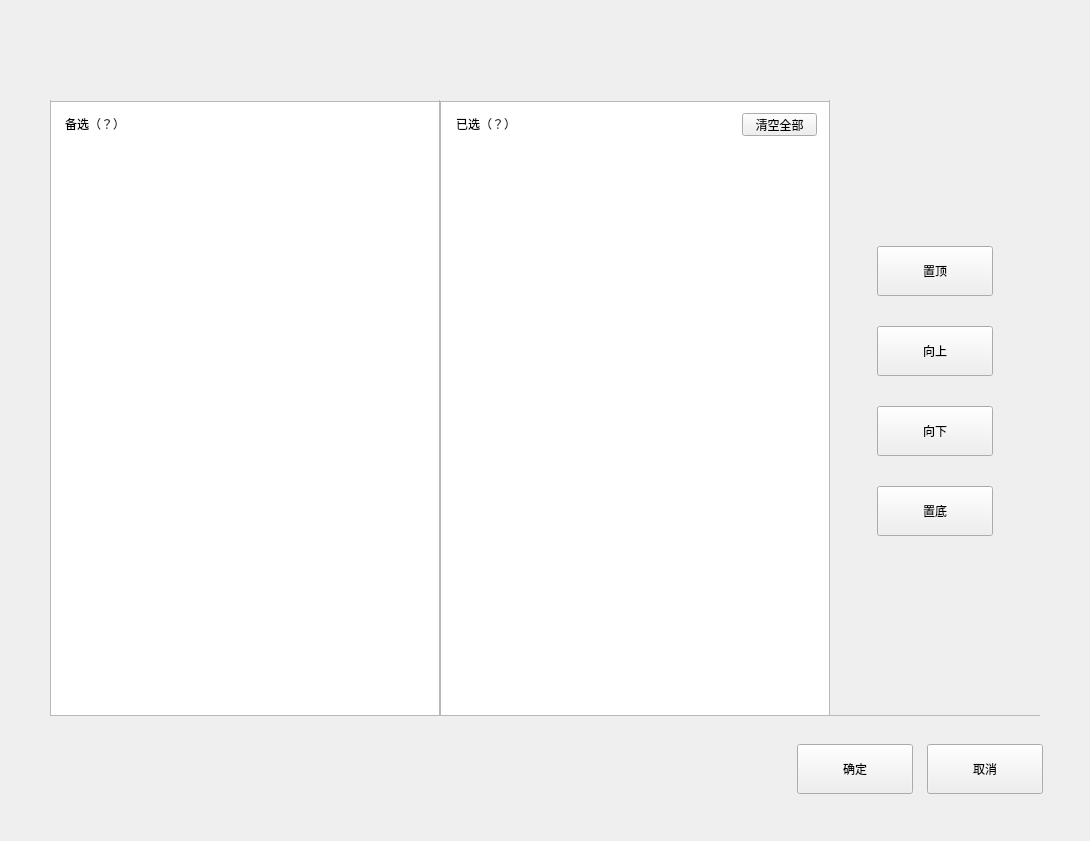
<?xml version="1.0" encoding="UTF-8"?>
<ui version="4.0">
 <class>functionConfigDlg</class>
 <widget class="BaseDlg" name="functionConfigDlg">
  <property name="geometry">
   <rect>
    <x>0</x>
    <y>0</y>
    <width>1090</width>
    <height>841</height>
   </rect>
  </property>
  <property name="windowTitle">
   <string notr="true">functionConfigDlg</string>
  </property>
  <property name="t" stdset="0">
   <string notr="true">tt</string>
  </property>
  <widget class="QPushButton" name="cancel_btn">
   <property name="geometry">
    <rect>
     <x>927</x>
     <y>744</y>
     <width>116</width>
     <height>50</height>
    </rect>
   </property>
   <property name="minimumSize">
    <size>
     <width>0</width>
     <height>0</height>
    </size>
   </property>
   <property name="text">
    <string>取消</string>
   </property>
   <property name="buttons" stdset="0">
    <string notr="true">btn_dlg</string>
   </property>
  </widget>
  <widget class="QPushButton" name="save_btn">
   <property name="geometry">
    <rect>
     <x>797</x>
     <y>744</y>
     <width>116</width>
     <height>50</height>
    </rect>
   </property>
   <property name="minimumSize">
    <size>
     <width>0</width>
     <height>0</height>
    </size>
   </property>
   <property name="text">
    <string>确定</string>
   </property>
   <property name="buttons" stdset="0">
    <string notr="true">btn_dlg</string>
   </property>
  </widget>
  <widget class="QWidget" name="sub_widget" native="true">
   <property name="enabled">
    <bool>true</bool>
   </property>
   <property name="geometry">
    <rect>
     <x>50</x>
     <y>100</y>
     <width>990</width>
     <height>616</height>
    </rect>
   </property>
   <property name="minimumSize">
    <size>
     <width>0</width>
     <height>600</height>
    </size>
   </property>
   <property name="borders" stdset="0">
    <string notr="true">all</string>
   </property>
   <widget class="QTableView" name="tableView_left">
    <property name="geometry">
     <rect>
      <x>0</x>
      <y>1</y>
      <width>390</width>
      <height>615</height>
     </rect>
    </property>
    <property name="verticalScrollBarPolicy">
     <enum>Qt::ScrollBarAsNeeded</enum>
    </property>
    <property name="editTriggers">
     <set>QAbstractItemView::NoEditTriggers</set>
    </property>
    <property name="selectionMode">
     <enum>QAbstractItemView::SingleSelection</enum>
    </property>
    <property name="selectionBehavior">
     <enum>QAbstractItemView::SelectRows</enum>
    </property>
    <property name="showGrid">
     <bool>false</bool>
    </property>
    <attribute name="horizontalHeaderDefaultSectionSize">
     <number>44</number>
    </attribute>
    <attribute name="horizontalHeaderMinimumSectionSize">
     <number>44</number>
    </attribute>
    <attribute name="horizontalHeaderStretchLastSection">
     <bool>true</bool>
    </attribute>
    <attribute name="verticalHeaderVisible">
     <bool>false</bool>
    </attribute>
    <attribute name="verticalHeaderDefaultSectionSize">
     <number>44</number>
    </attribute>
   </widget>
   <widget class="QWidget" name="widget" native="true">
    <property name="geometry">
     <rect>
      <x>827</x>
      <y>146</y>
      <width>118</width>
      <height>421</height>
     </rect>
    </property>
    <layout class="QVBoxLayout" name="verticalLayout">
     <property name="spacing">
      <number>30</number>
     </property>
     <property name="leftMargin">
      <number>0</number>
     </property>
     <property name="topMargin">
      <number>0</number>
     </property>
     <property name="rightMargin">
      <number>0</number>
     </property>
     <property name="bottomMargin">
      <number>0</number>
     </property>
     <item>
      <widget class="QPushButton" name="top_btn">
       <property name="minimumSize">
        <size>
         <width>116</width>
         <height>50</height>
        </size>
       </property>
       <property name="maximumSize">
        <size>
         <width>116</width>
         <height>50</height>
        </size>
       </property>
       <property name="text">
        <string>置顶</string>
       </property>
       <property name="buttons" stdset="0">
        <string notr="true">btn_dlg</string>
       </property>
      </widget>
     </item>
     <item>
      <widget class="QPushButton" name="up_btn">
       <property name="minimumSize">
        <size>
         <width>116</width>
         <height>50</height>
        </size>
       </property>
       <property name="maximumSize">
        <size>
         <width>116</width>
         <height>50</height>
        </size>
       </property>
       <property name="text">
        <string>向上</string>
       </property>
       <property name="buttons" stdset="0">
        <string notr="true">btn_dlg</string>
       </property>
      </widget>
     </item>
     <item>
      <widget class="QPushButton" name="down_btn">
       <property name="minimumSize">
        <size>
         <width>116</width>
         <height>50</height>
        </size>
       </property>
       <property name="maximumSize">
        <size>
         <width>116</width>
         <height>50</height>
        </size>
       </property>
       <property name="text">
        <string>向下</string>
       </property>
       <property name="buttons" stdset="0">
        <string notr="true">btn_dlg</string>
       </property>
      </widget>
     </item>
     <item>
      <widget class="QPushButton" name="bottom_btn">
       <property name="minimumSize">
        <size>
         <width>116</width>
         <height>50</height>
        </size>
       </property>
       <property name="maximumSize">
        <size>
         <width>116</width>
         <height>50</height>
        </size>
       </property>
       <property name="text">
        <string>置底</string>
       </property>
       <property name="buttons" stdset="0">
        <string notr="true">btn_dlg</string>
       </property>
      </widget>
     </item>
     <item>
      <spacer name="verticalSpacer">
       <property name="orientation">
        <enum>Qt::Vertical</enum>
       </property>
       <property name="sizeHint" stdset="0">
        <size>
         <width>20</width>
         <height>40</height>
        </size>
       </property>
      </spacer>
     </item>
    </layout>
   </widget>
   <widget class="QTableView" name="tableView_right">
    <property name="geometry">
     <rect>
      <x>390</x>
      <y>1</y>
      <width>390</width>
      <height>615</height>
     </rect>
    </property>
    <property name="styleSheet">
     <string notr="true"/>
    </property>
    <property name="verticalScrollBarPolicy">
     <enum>Qt::ScrollBarAsNeeded</enum>
    </property>
    <property name="editTriggers">
     <set>QAbstractItemView::NoEditTriggers</set>
    </property>
    <property name="selectionMode">
     <enum>QAbstractItemView::SingleSelection</enum>
    </property>
    <property name="selectionBehavior">
     <enum>QAbstractItemView::SelectRows</enum>
    </property>
    <property name="showGrid">
     <bool>false</bool>
    </property>
    <attribute name="horizontalHeaderMinimumSectionSize">
     <number>100</number>
    </attribute>
    <attribute name="horizontalHeaderStretchLastSection">
     <bool>true</bool>
    </attribute>
    <attribute name="verticalHeaderVisible">
     <bool>false</bool>
    </attribute>
    <attribute name="verticalHeaderDefaultSectionSize">
     <number>53</number>
    </attribute>
   </widget>
   <widget class="QLabel" name="wait_select_num_label">
    <property name="geometry">
     <rect>
      <x>15</x>
      <y>2</y>
      <width>291</width>
      <height>44</height>
     </rect>
    </property>
    <property name="text">
     <string>备选（？）</string>
    </property>
   </widget>
   <widget class="QLabel" name="select_num_label">
    <property name="geometry">
     <rect>
      <x>406</x>
      <y>2</y>
      <width>211</width>
      <height>44</height>
     </rect>
    </property>
    <property name="text">
     <string>已选（？）</string>
    </property>
   </widget>
   <widget class="QPushButton" name="clear_btn">
    <property name="geometry">
     <rect>
      <x>692</x>
      <y>13</y>
      <width>75</width>
      <height>23</height>
     </rect>
    </property>
    <property name="text">
     <string>清空全部</string>
    </property>
    <property name="bks" stdset="0">
     <string>transparent</string>
    </property>
    <property name="borders" stdset="0">
     <string>none</string>
    </property>
    <property name="colors" stdset="0">
     <string>blue</string>
    </property>
   </widget>
   <widget class="QFrame" name="line_v">
    <property name="geometry">
     <rect>
      <x>0</x>
      <y>0</y>
      <width>1</width>
      <height>617</height>
     </rect>
    </property>
    <property name="frameShape">
     <enum>QFrame::StyledPanel</enum>
    </property>
    <property name="frameShadow">
     <enum>QFrame::Raised</enum>
    </property>
    <property name="lines" stdset="0">
     <string notr="true">solid</string>
    </property>
   </widget>
   <widget class="QFrame" name="line_v_2">
    <property name="geometry">
     <rect>
      <x>779</x>
      <y>0</y>
      <width>1</width>
      <height>615</height>
     </rect>
    </property>
    <property name="frameShape">
     <enum>QFrame::StyledPanel</enum>
    </property>
    <property name="frameShadow">
     <enum>QFrame::Raised</enum>
    </property>
    <property name="lines" stdset="0">
     <string notr="true">solid</string>
    </property>
   </widget>
   <widget class="QFrame" name="line_v_3">
    <property name="geometry">
     <rect>
      <x>389</x>
      <y>0</y>
      <width>1</width>
      <height>617</height>
     </rect>
    </property>
    <property name="frameShape">
     <enum>QFrame::StyledPanel</enum>
    </property>
    <property name="frameShadow">
     <enum>QFrame::Raised</enum>
    </property>
    <property name="lines" stdset="0">
     <string notr="true">solid</string>
    </property>
   </widget>
   <widget class="QFrame" name="line_h_1">
    <property name="geometry">
     <rect>
      <x>0</x>
      <y>615</y>
      <width>990</width>
      <height>1</height>
     </rect>
    </property>
    <property name="frameShape">
     <enum>QFrame::StyledPanel</enum>
    </property>
    <property name="frameShadow">
     <enum>QFrame::Raised</enum>
    </property>
    <property name="lines" stdset="0">
     <string notr="true">solid</string>
    </property>
   </widget>
  </widget>
 </widget>
 <customwidgets>
  <customwidget>
   <class>BaseDlg</class>
   <extends>QWidget</extends>
   <header>shared/basedlg.h</header>
   <container>1</container>
  </customwidget>
 </customwidgets>
 <resources/>
 <connections>
  <connection>
   <sender>cancel_btn</sender>
   <signal>clicked()</signal>
   <receiver>functionConfigDlg</receiver>
   <slot>close()</slot>
   <hints>
    <hint type="sourcelabel">
     <x>1011</x>
     <y>764</y>
    </hint>
    <hint type="destinationlabel">
     <x>1110</x>
     <y>713</y>
    </hint>
   </hints>
  </connection>
 </connections>
</ui>
